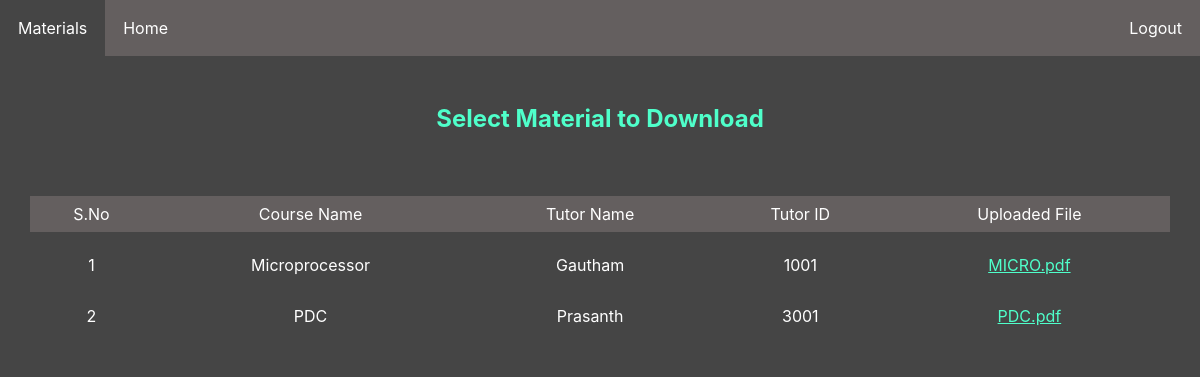
The app's page /student/materials.php, older data.
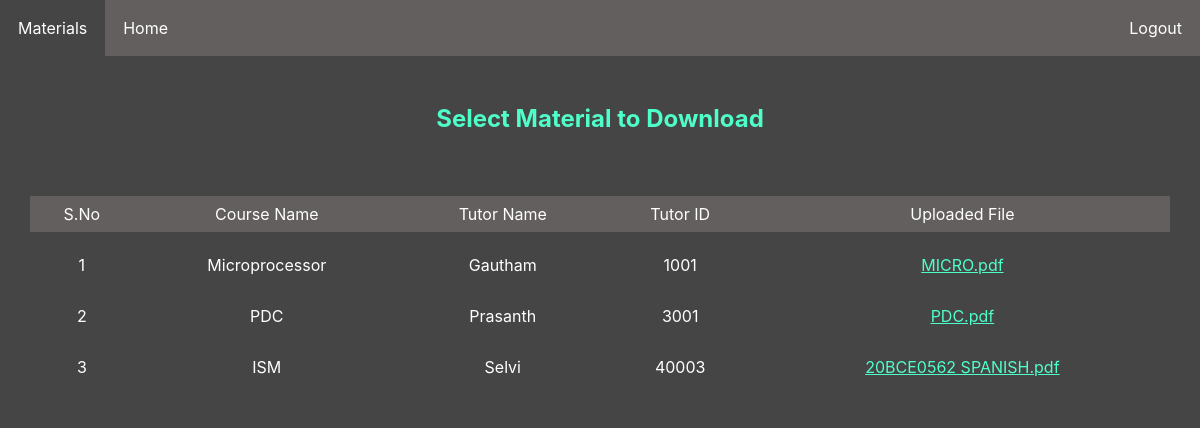
The same page, newer data.
### tables this page shows
CREATE TABLE `materials` (
  `coursename` varchar(30) NOT NULL,
  `tutorname` varchar(30) NOT NULL,
  `filename` varchar(60) NOT NULL,
  `tutorid` int(10) NOT NULL
);

### student/materials.php (the view, shortened to what this page needs)
<!DOCTYPE html>
<html lang="en">
<head>
    <link rel="stylesheet" href="material.css">
</head>
<body>
<ul>
      <li><a class="active" href="#">Materials</a></li>
      <li><a href="home.php">Home</a></li>
      <li style="float:right; "><a href="logout.php" class="logout">Logout</a></li>
    </ul>
    <div class="section">
        <h1>Select Material to Download</h1>
    </div>
    <?php
    $host = "localhost";
    $user = "root";
    $password = '';
    $db_name = "TutorSpot";
    $con = mysqli_connect($host, $user, $password, $db_name);
        $sql = "select * from materials";
        $result = mysqli_query($con, $sql);
        $i=1;
  echo "<div class='div1'>";
  echo "<table>";
  echo "<tr id='header'>";
  echo "<td>S.No</td>";
  echo "<td> Course Name</td>";
  echo "<td> Tutor Name</td>";
  echo "<td> Tutor ID</td>";
  echo "<td> Uploaded File</td>";
  echo "</tr>";
while($row = mysqli_fetch_array($result)){
    echo "<tr>";
    echo "<td>".$i++."</td>";
    echo "<td>".$row['coursename']."</td>";
    echo "<td>".$row['tutorname']."</td>";
    echo "<td>".$row['tutorid']."</td>";
    $temp=$row['filename'];
    $path='../material/'.$temp;
    echo "<td><a class='downlink' download='$path' href='$path'>$temp</a></td>";
    echo "</tr>";
}
  echo "</table>";
  echo "</div>";
    ?>
</body>
</html>

Row changes from the older to the newer data that the page shows:
added materials: coursename "ISM", tutorname "Selvi", tutorid "40003", filename "20BCE0562 SPANISH.pdf"
